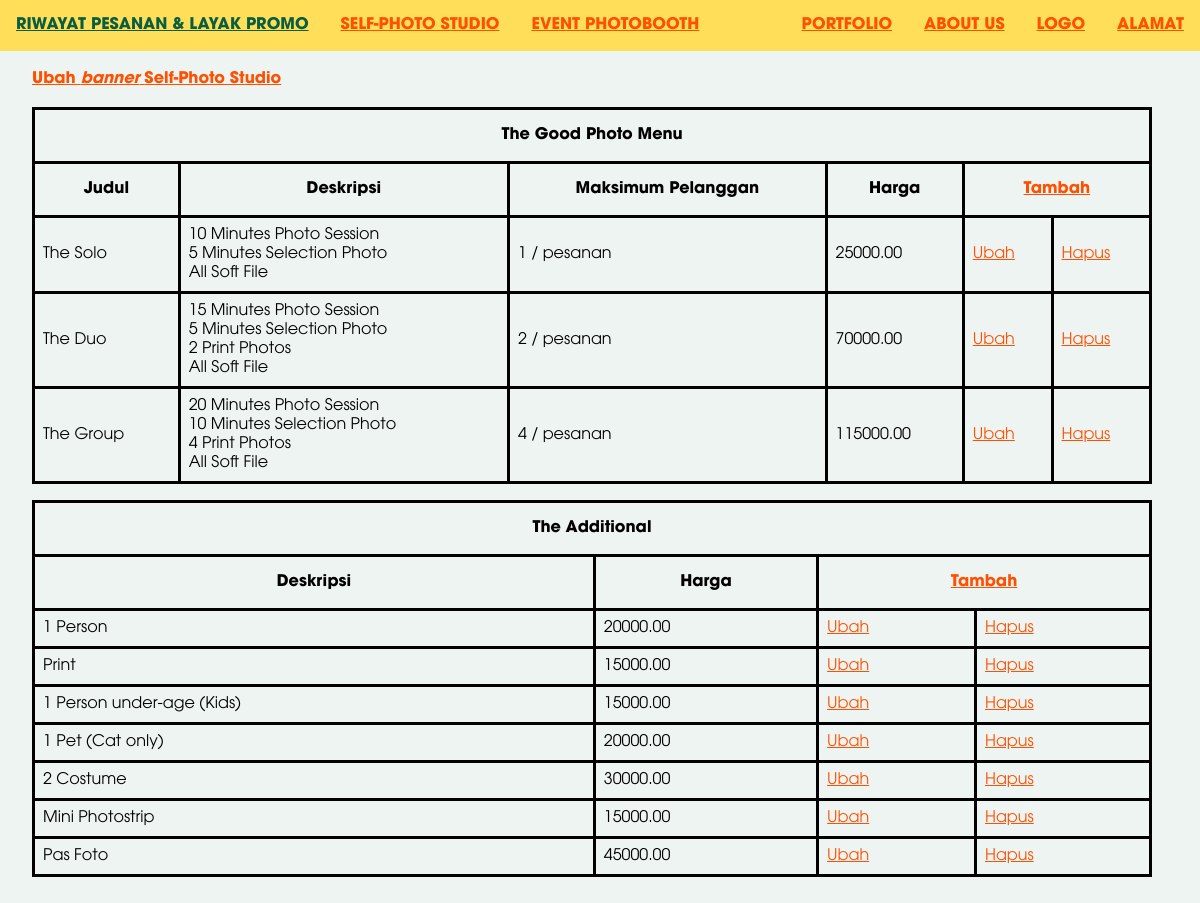
The app's page /admin/good_photo_menu.php (signed in) with its own data.
### tables this page shows
CREATE TABLE `good_photo_menu` (
  `id` int(11) NOT NULL,
  `judul` varchar(100) NOT NULL,
  `deskripsi` text DEFAULT NULL,
  `maksimum_orang` int(11) DEFAULT NULL,
  `harga` decimal(15,2) NOT NULL,
  `gambar_contoh` text DEFAULT NULL
);

CREATE TABLE `good_photo_menu_additional` (
  `id` int(11) NOT NULL,
  `deskripsi` text NOT NULL,
  `harga` decimal(15,2) NOT NULL
);

### admin/good_photo_menu.php (the view, shortened to what this page needs)
<!DOCTYPE html>
<html>
	<?php include 'metadata.php'; ?>
	<body>
		<?php include('header.php'); ?>
		<div class="main_content">
			<p><b><a href="">Ubah <i>banner</i> Self-Photo Studio</a></b></p>
			<table>
				<tr>
					<th colspan="7" align="center">The Good Photo Menu</th>
				</tr>
				<tr>
					<th>Judul</th>
					<th>Deskripsi</th>
					<th>Maksimum Pelanggan</th>
					<th>Harga</th>
					<th colspan="2"><a href="good_photo_menu_tambah.php">Tambah</a></th>
				</tr>
				<?php
					$connection = new Connection();
					$connection = $connection->connection;
					$result = $connection->query('SELECT * FROM good_photo_menu');
					while ($row = $result->fetch_assoc()) { ?>
						<tr>
							<td><?php echo $row["judul"]; ?></td>
							<td><?php echo ($row["deskripsi"] != NULL ? nl2br($row["deskripsi"]) : '-'); ?></td>
							<td><?php echo ($row["maksimum_orang"] > 0 ? $row["maksimum_orang"].' / pesanan' : '-'); ?></td>
							<td><?php echo $row["harga"]; ?></td>
							<td><a href="good_photo_menu_ubah.php?id=<?php echo $row["id"]; ?>">Ubah</a></td>
							<td><a href="good_photo_menu_hapus.php?id=<?php echo $row["id"]; ?>">Hapus</a></td>
						</tr>
				<?php } ?>
			</table>
			<table>
				<tr>
					<th colspan="7" align="center">The Additional</th>
				</tr>
				<tr>
					<th>Deskripsi</th>
					<th>Harga</th>
					<th colspan="2"><a href="additional_tambah.php">Tambah</a></th>
				</tr>
				<?php
					$connection = new Connection();
					$connection = $connection->connection;
					$result = $connection->query('SELECT * FROM good_photo_menu_additional');
					while ($row = $result->fetch_assoc()) { ?>
						<tr>
							<td><?php echo ($row["deskripsi"] != NULL ? nl2br($row["deskripsi"]) : '-'); ?></td>
							<td><?php echo $row["harga"]; ?></td>
							<td><a href="additional_ubah.php?id=<?php echo $row["id"]; ?>">Ubah</a></td>
							<td><a href="additional_hapus.php?id=<?php echo $row["id"]; ?>">Hapus</a></td>
						</tr>
				<?php } ?>
			</table>
		</div>
	</body>
</html>

### styles.css (style rules this page uses)
html { font-family: "ITC Avant Garde"; }
body, html { margin: 0; height: 100%; width: 100%; display: flex; flex-direction: column; }
table { table-layout: auto; border-collapse: collapse; margin-right: 1em; margin-bottom: 1em; }
td, th { border: 2.5pt solid black; padding: 1em; }
td { padding: 0.5em; }
.main_content { display: flex; flex-direction: column; padding: 2em; padding-top: 0; background-color: #eef4f1; flex-grow: 1; }
.main_content p { line-height: 1.5rem; width: 50%; }
.main_content a { color: #fe5000; }

### records on screen
good_photo_menu: judul "The Solo", deskripsi "10 Minutes Photo Session 5 Minutes Selection Photo All Soft File", maksimum_orang "1", harga "25000.00"
good_photo_menu: judul "The Duo", deskripsi "15 Minutes Photo Session 5 Minutes Selection Photo 2 Print Photos All Soft File", maksimum_orang "2", harga "70000.00"
good_photo_menu: judul "The Group", deskripsi "20 Minutes Photo Session 10 Minutes Selection Photo 4 Print Photos All Soft File", maksimum_orang "4", harga "115000.00"
good_photo_menu_additional: deskripsi "1 Person", harga "20000.00"
good_photo_menu_additional: deskripsi "Print", harga "15000.00"
good_photo_menu_additional: deskripsi "1 Person under-age (Kids)", harga "15000.00"
good_photo_menu_additional: deskripsi "1 Pet (Cat only)", harga "20000.00"
good_photo_menu_additional: deskripsi "2 Costume", harga "30000.00"
good_photo_menu_additional: deskripsi "Mini Photostrip", harga "15000.00"
good_photo_menu_additional: deskripsi "Pas Foto", harga "45000.00"
